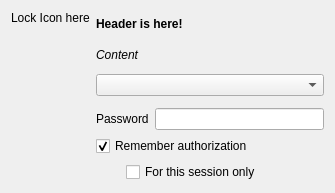
<ui version="4.0" >
 <class>AuthDialog</class>
 <widget class="QWidget" name="AuthDialog" >
  <property name="geometry" >
   <rect>
    <x>0</x>
    <y>0</y>
    <width>335</width>
    <height>193</height>
   </rect>
  </property>
  <property name="sizePolicy" >
   <sizepolicy vsizetype="MinimumExpanding" hsizetype="MinimumExpanding" >
    <horstretch>0</horstretch>
    <verstretch>0</verstretch>
   </sizepolicy>
  </property>
  <layout class="QGridLayout" name="gridLayout" >
   <item rowspan="6" row="0" column="0" >
    <layout class="QVBoxLayout" name="verticalLayout" >
     <item>
      <widget class="QLabel" name="lblPixmap" >
       <property name="sizePolicy" >
        <sizepolicy vsizetype="Preferred" hsizetype="Preferred" >
         <horstretch>0</horstretch>
         <verstretch>0</verstretch>
        </sizepolicy>
       </property>
       <property name="text" >
        <string>Lock Icon here</string>
       </property>
       <property name="wordWrap" >
        <bool>false</bool>
       </property>
       <property name="buddy" >
        <cstring>lePassword</cstring>
       </property>
      </widget>
     </item>
     <item>
      <spacer name="verticalSpacer" >
       <property name="orientation" >
        <enum>Qt::Vertical</enum>
       </property>
       <property name="sizeHint" stdset="0" >
        <size>
         <width>20</width>
         <height>92</height>
        </size>
       </property>
      </spacer>
     </item>
    </layout>
   </item>
   <item row="0" column="1" colspan="3" >
    <layout class="QVBoxLayout" name="verticalLayout_2" >
     <item>
      <widget class="QLabel" name="lblHeader" >
       <property name="sizePolicy" >
        <sizepolicy vsizetype="MinimumExpanding" hsizetype="MinimumExpanding" >
         <horstretch>0</horstretch>
         <verstretch>0</verstretch>
        </sizepolicy>
       </property>
       <property name="text" >
        <string>&lt;b>Header is here!&lt;/b></string>
       </property>
       <property name="wordWrap" >
        <bool>true</bool>
       </property>
       <property name="buddy" >
        <cstring>lePassword</cstring>
       </property>
      </widget>
     </item>
     <item>
      <widget class="QLabel" name="lblContent" >
       <property name="sizePolicy" >
        <sizepolicy vsizetype="MinimumExpanding" hsizetype="MinimumExpanding" >
         <horstretch>0</horstretch>
         <verstretch>0</verstretch>
        </sizepolicy>
       </property>
       <property name="text" >
        <string>&lt;i>Content&lt;/i></string>
       </property>
       <property name="wordWrap" >
        <bool>true</bool>
       </property>
      </widget>
     </item>
    </layout>
   </item>
   <item row="2" column="1" colspan="3" >
    <widget class="KTitleWidget" name="errorMessageKTW" />
   </item>
   <item row="3" column="1" colspan="2" >
    <widget class="QLabel" name="lblPassword" >
     <property name="text" >
      <string>Password</string>
     </property>
     <property name="buddy" >
      <cstring>lePassword</cstring>
     </property>
    </widget>
   </item>
   <item row="3" column="3" >
    <widget class="KLineEdit" name="lePassword" >
     <property name="echoMode" >
      <enum>QLineEdit::Password</enum>
     </property>
     <property name="passwordMode" >
      <bool>true</bool>
     </property>
    </widget>
   </item>
   <item row="4" column="1" colspan="3" >
    <widget class="QCheckBox" name="cbRemember" >
     <property name="text" >
      <string>Remember authorization</string>
     </property>
     <property name="checked" >
      <bool>true</bool>
     </property>
    </widget>
   </item>
   <item row="5" column="2" colspan="2" >
    <widget class="QCheckBox" name="cbSessionOnly" >
     <property name="text" >
      <string>For this session only</string>
     </property>
    </widget>
   </item>
   <item row="5" column="1" >
    <spacer name="horizontalSpacer" >
     <property name="orientation" >
      <enum>Qt::Horizontal</enum>
     </property>
     <property name="sizeType" >
      <enum>QSizePolicy::Fixed</enum>
     </property>
     <property name="sizeHint" stdset="0" >
      <size>
       <width>15</width>
       <height>10</height>
      </size>
     </property>
    </spacer>
   </item>
   <item row="1" column="1" colspan="3" >
    <widget class="KComboBox" name="userCB" />
   </item>
  </layout>
  <zorder>errorMessageKTW</zorder>
  <zorder>lblPassword</zorder>
  <zorder>lePassword</zorder>
  <zorder>cbRemember</zorder>
  <zorder>cbSessionOnly</zorder>
  <zorder>horizontalSpacer</zorder>
  <zorder>userCB</zorder>
 </widget>
 <customwidgets>
  <customwidget>
   <class>KComboBox</class>
   <extends>QComboBox</extends>
   <header>kcombobox.h</header>
  </customwidget>
  <customwidget>
   <class>KLineEdit</class>
   <extends>QLineEdit</extends>
   <header>klineedit.h</header>
  </customwidget>
  <customwidget>
   <class>KTitleWidget</class>
   <extends>QWidget</extends>
   <header>ktitlewidget.h</header>
  </customwidget>
 </customwidgets>
 <tabstops>
  <tabstop>userCB</tabstop>
  <tabstop>lePassword</tabstop>
  <tabstop>cbRemember</tabstop>
  <tabstop>cbSessionOnly</tabstop>
 </tabstops>
 <resources/>
 <connections>
  <connection>
   <sender>cbRemember</sender>
   <signal>toggled(bool)</signal>
   <receiver>cbSessionOnly</receiver>
   <slot>setEnabled(bool)</slot>
   <hints>
    <hint type="sourcelabel" >
     <x>259</x>
     <y>161</y>
    </hint>
    <hint type="destinationlabel" >
     <x>161</x>
     <y>169</y>
    </hint>
   </hints>
  </connection>
 </connections>
</ui>
